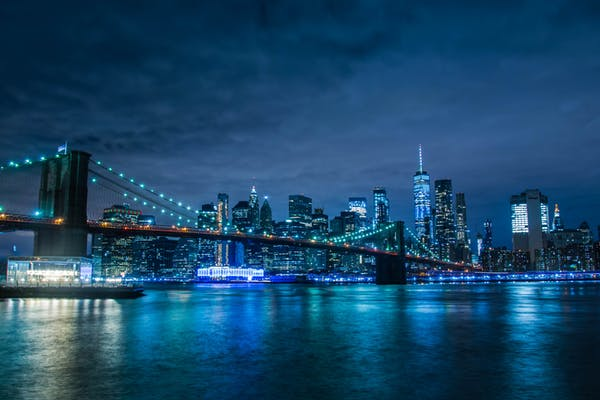
#> input picture HTML-Image/index.jpeg, 600 x 400 px
$ python imageToHTML.py
#> lines starting #> are read from the running program, lines starting #| are printed output that depends on the picture
from turtle import width
from PIL import Image

image=Image.open('index.jpeg')
#> image is the input picture: PIL image 600x400 RGB; mean R, G, B 25.4, 71.2, 104.4
image=image.resize((1920,1080),Image.NEAREST)
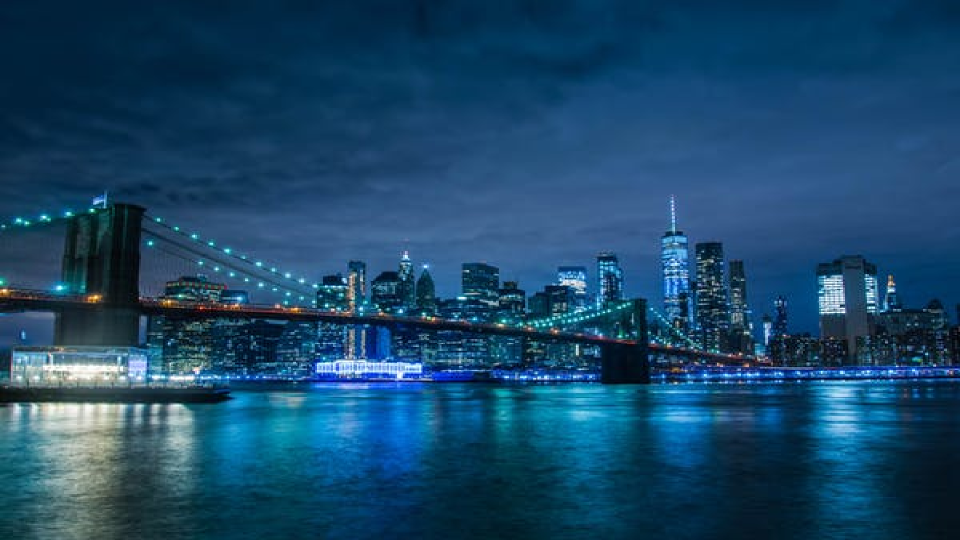
#> image: PIL image 1920x1080 RGB (shown at 1/2 size); mean R, G, B 25.4, 71.2, 104.4
width, height = image.size
#> width = 1920; height = 1080
pixels=image.load()

def prepare(Iwidth,Iheight):
#> called with Iwidth = 1920, Iheight = 1080
    width='1fr '*Iwidth
    height='1fr '*Iheight
    f=open('image.css','w')
    f.write(".container {\n")
    f.write('    display: grid; \n')
    f.write('    width:'+str(Iwidth)+'px;\n')
    f.write('    height:'+str(Iheight)+'px;\n')
    f.write('    grid-template-columns: '+width+';\n')
    f.write('    grid-template-rows: '+height+';\n')
    f.write('    gap: 0px 0px; \n')
    f.write('    grid-template-areas: \n')

    line=' . '*Iwidth
    for i in range(0,Iheight):
        f.write('   "'+line+'"\n')
    f.write(';\n\n')
    f.write('}')

def genHTML():
    test="""
<!DOCTYPE html>
<html lang="en">
<head>
    <meta charset="UTF-8">
    <meta http-equiv="X-UA-Compatible" content="IE=edge">
    <meta name="viewport" content="width=device-width, initial-scale=1.0">
    <title>Document</title>
    <link rel="stylesheet" href="image.css" />
</head>
<body>
<div class="container">"""

    f=open('image.html', 'w')
    f.write(test)
    print(width, height)
#| 1920 1080
    for i in range(height):
        for j in range(width):
            r, g, b = pixels[j, i]
            f.write(f'   <div style="background-color:rgb({r},{g},{b}); height:1px; width:1px;"></div>\n')


    f.write('</div>\n</body>\n</html>')


prepare(width,height)
#> (the run stopped early here; a loop or call above may not have finished)
